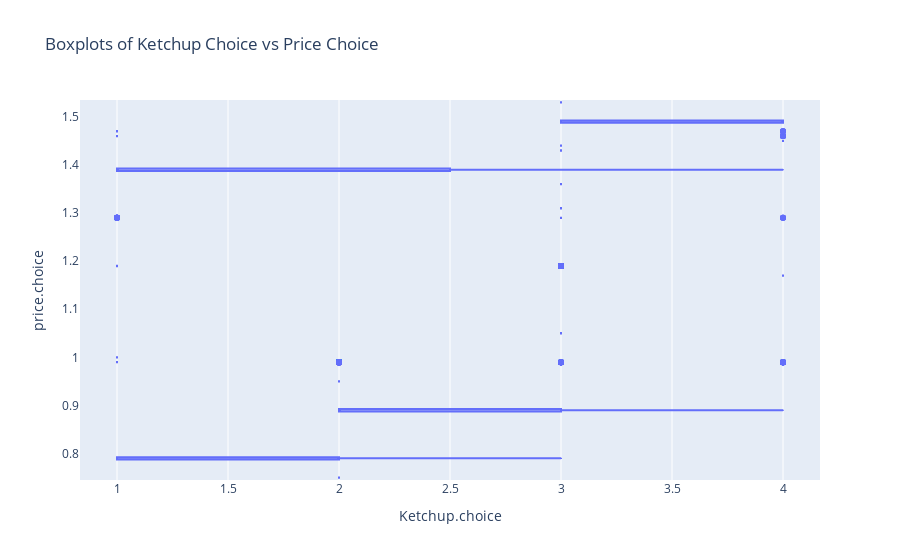

Notebook code cell kept with this figure:
### Markdown cell above
**Task 6 (1 point)**. Make a figure as boxplots of each ketchup.choice in terms of price.choice. You might need to search for boxplots from plotly documentation for that.

### Code cell
fig = px.box(data, x='Ketchup.choice', y='price.choice', title='Boxplots of Ketchup Choice vs Price Choice')
fig.show()

### Figure 1 — Plotly figure (JSON) as saved in the notebook; plotly's stock layout.template omitted (floating-point values rounded to 4 significant figures; data arrays with more than 128 entries replaced by an {"elided": "..."} marker saying what was removed)
{"data": [{"alignmentgroup": "True", "hovertemplate": "Ketchup.choice=%{x}<br>price.choice=%{y}<extra></extra>", "legendgroup": "", "marker": {"color": "#636efa"}, "name": "", "notched": false, "offsetgroup": "", "orientation": "h", "showlegend": false, "type": "box", "x": {"elided": "4956 int values"}, "x0": " ", "xaxis": "x", "y": {"elided": "4956 float values"}, "y0": " ", "yaxis": "y"}], "layout": {"boxmode": "group", "legend": {"tracegroupgap": 0}, "title": {"text": "Boxplots of Ketchup Choice vs Price Choice"}, "xaxis": {"anchor": "y", "domain": [0, 1], "title": {"text": "Ketchup.choice"}}, "yaxis": {"anchor": "x", "domain": [0, 1], "title": {"text": "price.choice"}}}}
